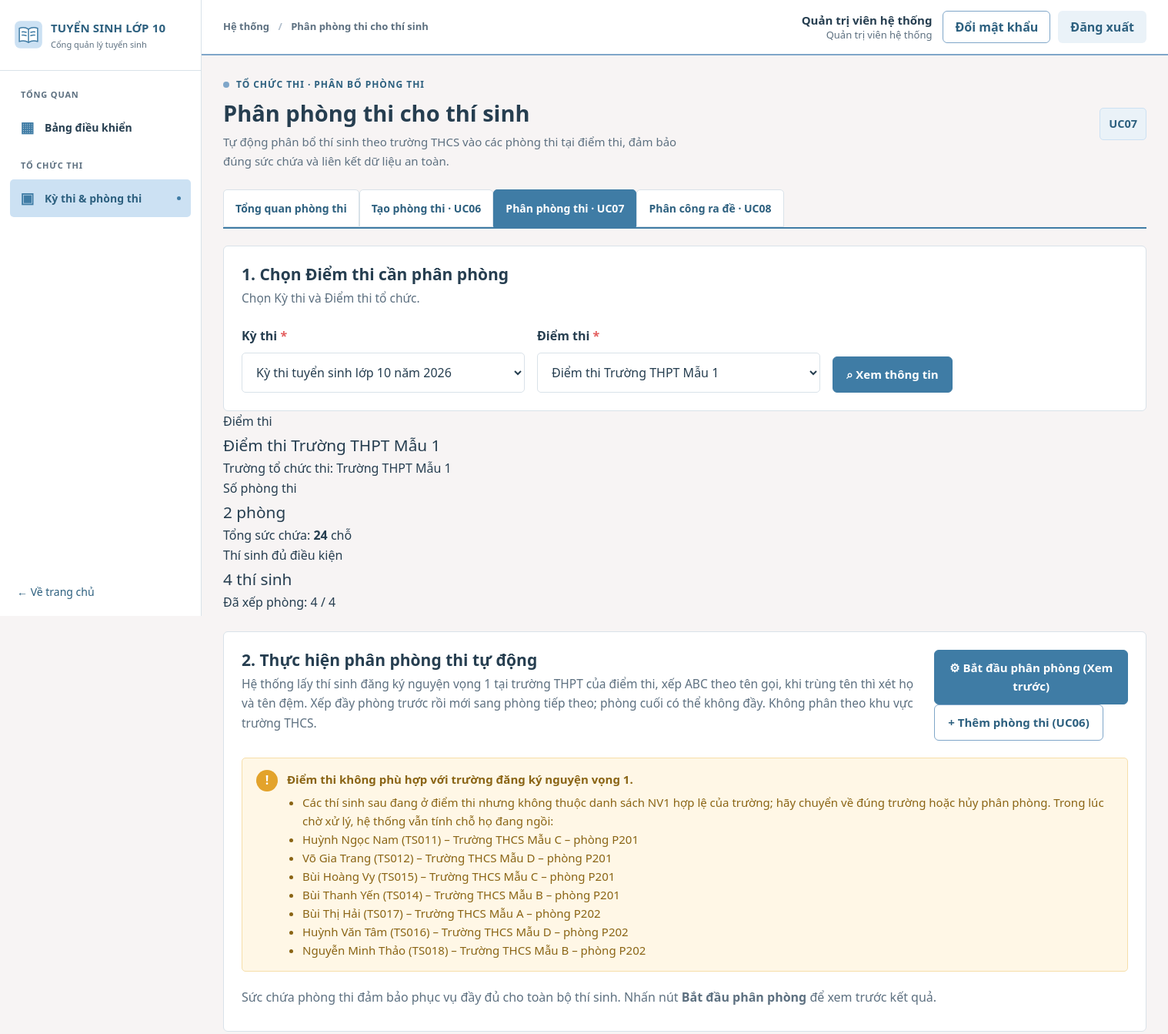
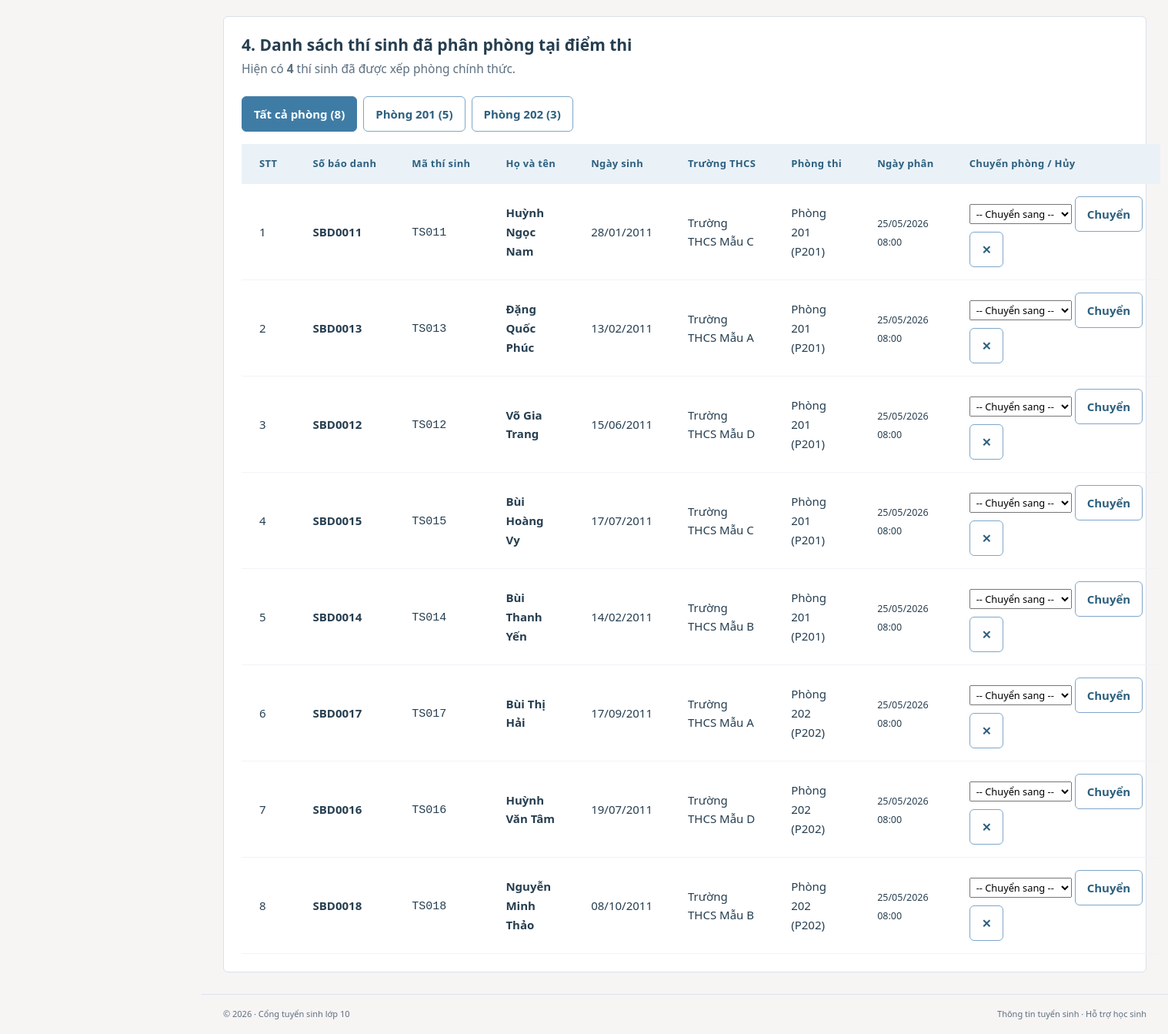
Page /exam/phan-phong.php (signed in) on the committed database (2 pictures, top to bottom).
### tables this page shows
CREATE TABLE TaiKhoan (
  maTaiKhoan VARCHAR(20) NOT NULL,
  tenDangNhap VARCHAR(50) NOT NULL,
  matKhau VARCHAR(255) NOT NULL,
  hoTen VARCHAR(100) NOT NULL,
  vaiTro VARCHAR(30) NOT NULL,
  maCanBo VARCHAR(20) NULL,
  maThiSinh VARCHAR(20) NULL,
  trangThai VARCHAR(20) NOT NULL DEFAULT 'Hoạt động',
  soLanSai INT NOT NULL DEFAULT 0,
  khoaDen DATETIME NULL,
  lanDangNhapCuoi DATETIME NULL,
  ngayTao DATETIME NOT NULL DEFAULT CURRENT_TIMESTAMP,
  PRIMARY KEY (maTaiKhoan),
  UNIQUE KEY uq_taikhoan_ten (tenDangNhap),
  CONSTRAINT ck_taikhoan_vaitro CHECK (vaiTro IN ('HOC_SINH','GVCN','BAN_TUYEN_SINH','HD_TUYEN_SINH','HD_COI_THI','HD_CHAM_THI','CAT_PHACH','HD_PHUC_KHAO','HD_RA_DE','QUAN_TRI')),
  CONSTRAINT ck_taikhoan_trangthai CHECK (trangThai IN ('Hoạt động','Bị khóa')),
  CONSTRAINT ck_taikhoan_solansai CHECK (soLanSai >= 0),
  CONSTRAINT fk_taikhoan_canbo FOREIGN KEY (maCanBo) REFERENCES CanBo(maCanBo),
  CONSTRAINT fk_taikhoan_thisinh FOREIGN KEY (maThiSinh) REFERENCES ThiSinh(maThiSinh)
);

CREATE TABLE DiemThi (
  maDiemThi VARCHAR(20) NOT NULL,
  tenDiemThi VARCHAR(150) NOT NULL,
  maTruongTHCS VARCHAR(20) NULL,
  maTruongTHPT VARCHAR(20) NULL,
  maKyThi VARCHAR(20) NOT NULL,
  PRIMARY KEY (maDiemThi),
  CONSTRAINT fk_diemthi_thcs FOREIGN KEY (maTruongTHCS) REFERENCES TruongTHCS(maTruongTHCS),
  CONSTRAINT fk_diemthi_thpt FOREIGN KEY (maTruongTHPT) REFERENCES TruongTHPT(maTruongTHPT),
  CONSTRAINT fk_diemthi_kythi FOREIGN KEY (maKyThi) REFERENCES KyThi(maKyThi)
);

CREATE TABLE TruongTHPT (
  maTruongTHPT VARCHAR(20) NOT NULL,
  tenTruongTHPT VARCHAR(100) NOT NULL,
  maKhuVuc VARCHAR(20) NOT NULL,
  PRIMARY KEY (maTruongTHPT),
  CONSTRAINT fk_thpt_khuvuc FOREIGN KEY (maKhuVuc) REFERENCES KhuVuc(maKhuVuc)
);

CREATE TABLE PhongThi (
  maPhong VARCHAR(20) NOT NULL,
  tenPhong VARCHAR(100) NOT NULL,
  sucChua INT NOT NULL,
  maDiemThi VARCHAR(20) NOT NULL,
  PRIMARY KEY (maPhong),
  CONSTRAINT ck_phongthi_succhua CHECK (sucChua > 0),
  CONSTRAINT fk_phongthi_diemthi FOREIGN KEY (maDiemThi) REFERENCES DiemThi(maDiemThi)
);

CREATE TABLE PhanPhongThi (
  maPhanPhong VARCHAR(20) NOT NULL,
  maThiSinh VARCHAR(20) NOT NULL,
  maPhong VARCHAR(20) NOT NULL,
  ngayPhan DATETIME NOT NULL DEFAULT CURRENT_TIMESTAMP,
  trangThai VARCHAR(30) NOT NULL,
  PRIMARY KEY (maPhanPhong),
  CONSTRAINT ck_ppt_trangthai CHECK (trangThai IN ('Đã phân','Đã chuyển phòng','Đã hủy')),
  CONSTRAINT fk_ppt_thisinh FOREIGN KEY (maThiSinh) REFERENCES ThiSinh(maThiSinh),
  CONSTRAINT fk_ppt_phong FOREIGN KEY (maPhong) REFERENCES PhongThi(maPhong)
);

CREATE TABLE ThiSinh (
  maThiSinh VARCHAR(20) NOT NULL,
  maHoSo VARCHAR(20) NOT NULL,
  hoTen VARCHAR(100) NOT NULL,
  ngaySinh DATE NOT NULL,
  soBaoDanh VARCHAR(20) NULL,
  dieuKienDuThi TINYINT(1) NOT NULL DEFAULT 0,
  trangThaiDangKyDuThi VARCHAR(50) NOT NULL DEFAULT 'Chưa duyệt',
  maTruongTHCS VARCHAR(20) NOT NULL,
  PRIMARY KEY (maThiSinh),
  UNIQUE KEY uq_thisinh_mahoso (maHoSo),
  UNIQUE KEY uq_thisinh_sbd (soBaoDanh),
  CONSTRAINT ck_thisinh_trangthai CHECK (trangThaiDangKyDuThi IN ('Chưa duyệt','Đã duyệt','Từ chối')),
  CONSTRAINT fk_thisinh_thcs FOREIGN KEY (maTruongTHCS) REFERENCES TruongTHCS(maTruongTHCS)
);

CREATE TABLE TruongTHCS (
  maTruongTHCS VARCHAR(20) NOT NULL,
  tenTruongTHCS VARCHAR(100) NOT NULL,
  diaChi VARCHAR(255) NULL,
  quanHuyen VARCHAR(100) NULL,
  maKhuVuc VARCHAR(20) NOT NULL,
  PRIMARY KEY (maTruongTHCS),
  CONSTRAINT fk_thcs_khuvuc FOREIGN KEY (maKhuVuc) REFERENCES KhuVuc(maKhuVuc)
);

### exam/phan-phong.php (the view, shortened to what the rows shown need)
<?php
require_once dirname(__DIR__) . '/includes/exam_ui.php';
$maKyThi = ui_input('kyThi');
$maDiemThi = ui_input('diemThi');
$maPhongLoc = ui_input('phong');
$dsKyThi = exam_ds_ky_thi();
$dsDiemThi = exam_ds_diem_thi($maKyThi);
if ($maKyThi === '' && !empty($dsKyThi)) {
    $maKyThi = (string)$dsKyThi[0]['maKyThi'];
    $dsDiemThi = exam_ds_diem_thi($maKyThi);
}
if ($maDiemThi === '' && !empty($dsDiemThi)) {
    $diemCoTruong = array_values(array_filter($dsDiemThi, static fn($dt) => !empty($dt['maTruongTHPT'])));
    $maDiemThi = (string)($diemCoTruong[0]['maDiemThi'] ?? $dsDiemThi[0]['maDiemThi']);
}
$loi = null;
$diemThiHienTai = null;
foreach ($dsDiemThi as $dt) {
    if ($dt['maDiemThi'] === $maDiemThi) {
        $diemThiHienTai = $dt;
        break;
    }
}
$dsPhong = [];
$dsThiSinhPhuHop = [];
$dsDaPhanPhong = [];
$dsKhongPhuHop = [];
if ($maDiemThi !== '') {
    $dsPhong = exam_ds_phong_thi($maDiemThi);
    try {
        $dsThiSinhPhuHop = layDanhSachThiSinhPhuHopDiemThi($maKyThi, $maDiemThi);
        $dsKhongPhuHop = layThiSinhKhongPhuHopDiemThi($maDiemThi);
        $sqlDaPhan = 'SELECT pp.maPhanPhong, t.maThiSinh, t.hoTen, t.soBaoDanh, t.ngaySinh,
                             c.tenTruongTHCS, p.maPhong, p.tenPhong, pp.ngayPhan, pp.trangThai
                      FROM PhanPhongThi pp
                      JOIN ThiSinh t ON t.maThiSinh = pp.maThiSinh
                      JOIN TruongTHCS c ON c.maTruongTHCS = t.maTruongTHCS
                      JOIN PhongThi p ON p.maPhong = pp.maPhong
                      WHERE p.maDiemThi = ? AND pp.trangThai = "Đã phân"';
        $paramsDaPhan = [$maDiemThi];
        $sqlDaPhan .= ' ORDER BY p.maPhong, ' . exam_thu_tu_ten_abc_sql();
        $st = db()->prepare($sqlDaPhan);
        $st->execute($paramsDaPhan);
        $dsDaPhanPhong = $st->fetchAll();
    } catch (BusinessException $e) {
        $loi = $loi ?? $e->getMessage();
    } catch (Throwable $e) {
        error_log('UC07 load: ' . $e->getMessage());
        $loiHeThong = 'Không thể tải danh sách thí sinh. Vui lòng thử lại sau.';
    }
}
$tongSucChua = array_sum(array_column($dsPhong, 'sucChua'));
$soLuongThiSinhCanPhan = count($dsThiSinhPhuHop);
$soLuongDaPhan = count(array_filter($dsThiSinhPhuHop, fn($t) => $t['maPhanPhong'] !== null));
ui_page_start('exam', 'Phân phòng thi cho thí sinh', 'Tổ chức thi · Phân bổ phòng thi', 'Tự động phân bổ thí sinh theo trường THCS vào các phòng thi tại điểm thi, đảm bảo đúng sức chứa và liên kết dữ liệu an toàn.', 'UC07');
?>
<section class="panel">
  <div class="panel-heading">
    <div>
      <h2>1. Chọn Điểm thi cần phân phòng</h2>
    </div>
  </div>
</section>
<?php if ($diemThiHienTai): ?>
<div class="ui-kpi-grid" style="margin-bottom: 1.5rem;">
  <div class="ui-kpi">
    <div class="ui-kpi-label">Điểm thi</div>
    <div class="ui-kpi-val" style="font-size:1.3rem"><?= e(catalog_display_name((string)$diemThiHienTai['tenDiemThi'])) ?></div>
    <div class="ui-kpi-hint">Trường tổ chức thi: <?= e(catalog_display_name($diemThiHienTai['tenTruongTHPT'] ?: 'Chưa gắn trường THPT')) ?></div>
  </div>
  <div class="ui-kpi">
    <div class="ui-kpi-label">Số phòng thi</div>
    <div class="ui-kpi-val" style="font-size:1.3rem"><?= count($dsPhong) ?> phòng</div>
    <div class="ui-kpi-hint">Tổng sức chứa: <strong><?= $tongSucChua ?></strong> chỗ</div>
  </div>
  <div class="ui-kpi">
    <div class="ui-kpi-label">Thí sinh đủ điều kiện</div>
    <div class="ui-kpi-val" style="font-size:1.3rem"><?= $soLuongThiSinhCanPhan ?> thí sinh</div>
    <div class="ui-kpi-hint">Đã xếp phòng: <?= $soLuongDaPhan ?> / <?= $soLuongThiSinhCanPhan ?></div>
  </div>
</div>
<section class="panel" style="margin-bottom: 1.5rem;">
  <div class="panel-heading">
    <div>
      <h2>2. Thực hiện phân phòng thi tự động</h2>
      <p>Hệ thống lấy thí sinh đăng ký nguyện vọng 1 tại trường THPT của điểm thi, xếp ABC theo tên gọi, khi trùng tên thì xét họ và tên đệm. Xếp đầy phòng trước rồi mới sang phòng tiếp theo; phòng cuối có thể không đầy. Không phân theo khu vực trường THCS.</p>
    </div>
    <div class="panel-actions">
      <form method="post" novalidate style="display:inline">
        <button class="btn btn-primary" type="submit">⚙ Bắt đầu phân phòng (Xem trước)</button>
      </form>
      <a class="btn btn-outline" href="<?= e(url('exam/tao-phong.php', ['kyThi' => $maKyThi, 'diemThi' => $maDiemThi])) ?>">+ Thêm phòng thi (UC06)</a>
    </div>
  </div>
  <?php if (empty($dsPhong)): ?>
    <div class="ui-notice ui-notice-warning">
      <div><strong>Điểm thi này chưa có phòng thi nào.</strong> Vui lòng tạo phòng thi trước khi thực hiện phân phòng.</div>
    </div>
  <?php elseif ($tongSucChua < $soLuongThiSinhCanPhan): ?>
    <div class="ui-notice ui-notice-error">
      <div><strong>Sức chứa phòng thi không đủ.</strong> Tổng sức chứa (<?= $tongSucChua ?> chỗ) nhỏ hơn số lượng thí sinh (<?= $soLuongThiSinhCanPhan ?> thí sinh). Thiếu <?= $soLuongThiSinhCanPhan - $tongSucChua ?> chỗ.</div>
    </div>
  <?php else: ?>
    <?php if ($dsKhongPhuHop):
      ui_notice('warning', EXAM_TB_DIEM_THI_KHONG_PHU_HOP, array_merge(
        ['Các thí sinh sau đang ở điểm thi nhưng không thuộc danh sách NV1 hợp lệ của trường; hãy chuyển về đúng trường hoặc hủy phân phòng. Trong lúc chờ xử lý, hệ thống vẫn tính chỗ họ đang ngồi:'],
        array_map(fn($r) => "{$r['hoTen']} ({$r['maThiSinh']}) – {$r['tenTruongTHCS']} – phòng {$r['maPhong']}", $dsKhongPhuHop)
      ));
    endif; ?>
    <p class="text-muted" style="margin:0.5rem 0;">Sức chứa phòng thi đảm bảo phục vụ đầy đủ cho toàn bộ thí sinh. Nhấn nút <strong>Bắt đầu phân phòng</strong> để xem trước kết quả.</p>
  <?php endif; ?>
</section>
<section class="panel">
  <div class="panel-heading">
    <div>
      <h2>4. Danh sách thí sinh đã phân phòng tại điểm thi</h2>
      <p>Hiện có <strong><?= $soLuongDaPhan ?></strong> thí sinh đã được xếp phòng chính thức.</p>
    </div>
  </div>
  <div style="display:flex; gap:0.5rem; margin-bottom:1rem; flex-wrap:wrap;">
    <a class="btn btn-sm <?= $maPhongLoc === '' ? 'btn-primary' : 'btn-outline' ?>" href="<?= e(url('exam/phan-phong.php', ['kyThi' => $maKyThi, 'diemThi' => $maDiemThi])) ?>">Tất cả phòng (<?= count($dsDaPhanPhong) ?>)</a>
    <?php foreach ($dsPhong as $p): ?>
      <a class="btn btn-sm <?= $maPhongLoc === $p['maPhong'] ? 'btn-primary' : 'btn-outline' ?>" href="<?= e(url('exam/phan-phong.php', ['kyThi' => $maKyThi, 'diemThi' => $maDiemThi, 'phong' => $p['maPhong']])) ?>">
        <?= e(catalog_display_name((string)$p['tenPhong'])) ?> (<?= $p['soLuongThiSinh'] ?>)
      </a>
    <?php endforeach; ?>
  </div>
  <?php if (empty($dsDaPhanPhong)): ?>
    <div class="ui-notice ui-notice-info">
      <div><strong>Chưa có thí sinh nào được phân phòng tại điểm thi này.</strong> Hãy dùng chức năng phân phòng tự động ở trên.</div>
    </div>
  <?php else: ?>
    <div class="table-wrap">
      <table class="data-table">
        <thead>
          <tr>
            <th>STT</th>
            <th>Số báo danh</th>
            <th>Mã thí sinh</th>
            <th>Họ và tên</th>
            <th>Ngày sinh</th>
            <th>Trường THCS</th>
            <th>Phòng thi</th>
            <th>Ngày phân</th>
            <th class="ui-align-right">Chuyển phòng / Hủy</th>
          </tr>
        </thead>
        <tbody>
          <?php $idx = 1; foreach ($dsDaPhanPhong as $r): ?>
            <tr>
              <td><?= $idx++ ?></td>
              <td><strong><?= e($r['soBaoDanh'] ?: '—') ?></strong></td>
              <td><code><?= e($r['maThiSinh']) ?></code></td>
              <td><strong><?= e($r['hoTen']) ?></strong></td>
              <td><?= date('d/m/Y', strtotime((string)$r['ngaySinh'])) ?></td>
              <td><?= e(catalog_display_name((string)$r['tenTruongTHCS'])) ?></td>
              <td><span class="badge badge-success"><?= e(catalog_display_name((string)$r['tenPhong'])) ?> (<?= e($r['maPhong']) ?>)</span></td>
              <td><small class="text-muted"><?= date('d/m/Y H:i', strtotime((string)$r['ngayPhan'])) ?></small></td>
              <td class="ui-align-right">
                <form method="post" style="display:inline-flex; gap:4px; align-items:center;" onsubmit="return confirm('Chuyển thí sinh <?= e($r['hoTen']) ?> sang phòng đã chọn?');">
                  <select name="maPhongMoi" style="padding:2px 4px; font-size:0.8rem;" required>
                    <option value="">-- Chuyển sang --</option>
                  </select>
                  <button class="btn btn-sm btn-outline" type="submit">Chuyển</button>
                </form>
                <form method="post" style="display:inline;" onsubmit="return confirm('Bạn có chắc muốn hủy phân phòng của thí sinh <?= e($r['hoTen']) ?>?');">
                  <button class="btn btn-sm btn-outline text-error" type="submit" title="Hủy phân phòng">✕</button>
                </form>
              </td>
            </tr>
          <?php endforeach; ?>
        </tbody>
      </table>
    </div>
  <?php endif; ?>
</section>
<?php endif; ?>

### includes/header.php (shortened to what the rows shown need)
<?php
require_once __DIR__ . '/functions.php';
$layout = $layout ?? 'public';
$cfg = app_config();
$studentShell = $layout === 'dashboard' && function_exists('current_user') && has_role(current_user(), ['HOC_SINH']);
?><!doctype html>
<html lang="vi">
<head>
  <link rel="stylesheet" href="<?= e(url('assets/css/style.css')) ?>">
  <link rel="stylesheet" href="<?= e(url('assets/css/portal.css')) ?>">
</head>
<body class="<?= $studentShell ? 'student-body' : ($layout === 'dashboard' ? 'dash-body' : 'public-body') ?>">
<?php if ($studentShell): ?>
<?php require __DIR__ . '/student_shell_header.php'; ?>
<?php elseif ($layout === 'dashboard'): ?>
<div class="dash-shell">
  <?php require __DIR__ . '/sidebar.php'; ?>
  <div class="dash-main">
    <header class="dash-topbar">
      <div class="dash-topbar-right"><?php $__u = function_exists('current_user') ? current_user() : null; if ($__u): ?>
        <span class="topbar-user"><strong><?= e($__u['hoTen']) ?></strong><small><?= e(ten_vai_tro($__u['vaiTro'])) ?></small></span>
        <a class="btn btn-outline btn-sm" href="<?= e(url('auth/doi-mat-khau.php')) ?>">Đổi mật khẩu</a>
        <form method="post" action="<?= e(url('auth/logout.php')) ?>" class="topbar-logout"><?= csrf_field() ?><button class="btn btn-soft btn-sm" type="submit">Đăng xuất</button></form>
      <?php else: ?><a class="avatar" href="<?= e(url('auth/login.php')) ?>" title="Đăng nhập">10</a><?php endif; ?></div>
    </header>
    <main id="main" class="dash-content">
<?php endif; ?>

### rows in the picture
taikhoan: hoTen "Quản trị viên hệ thống", vaiTro "Quản trị viên hệ thống"
diemthi: tenDiemThi "Điểm thi Trường THPT Mẫu 1"
truongthpt: tenTruongTHPT "Trường THPT Mẫu 1"
phongthi: tenPhong "Phòng 201", soLuongThiSinh "5"
phongthi: tenPhong "Phòng 202", soLuongThiSinh "3"
phanphongthi: maThiSinh.soBaoDanh "SBD0011", maThiSinh.maThiSinh "TS011", maThiSinh.hoTen "Huỳnh Ngọc Nam", maThiSinh.ngaySinh "28/01/2011", truongthcs.tenTruongTHCS "Trường THCS Mẫu C", maPhong.tenPhong "Phòng 201", maPhong.maPhong "P201", ngayPhan "25/05/2026 08:00"
phanphongthi: maThiSinh.soBaoDanh "SBD0013", maThiSinh.maThiSinh "TS013", maThiSinh.hoTen "Đặng Quốc Phúc", maThiSinh.ngaySinh "13/02/2011", truongthcs.tenTruongTHCS "Trường THCS Mẫu A", maPhong.tenPhong "Phòng 201", maPhong.maPhong "P201", ngayPhan "25/05/2026 08:00"
phanphongthi: maThiSinh.soBaoDanh "SBD0012", maThiSinh.maThiSinh "TS012", maThiSinh.hoTen "Võ Gia Trang", maThiSinh.ngaySinh "15/06/2011", truongthcs.tenTruongTHCS "Trường THCS Mẫu D", maPhong.tenPhong "Phòng 201", maPhong.maPhong "P201", ngayPhan "25/05/2026 08:00"
phanphongthi: maThiSinh.soBaoDanh "SBD0015", maThiSinh.maThiSinh "TS015", maThiSinh.hoTen "Bùi Hoàng Vy", maThiSinh.ngaySinh "17/07/2011", truongthcs.tenTruongTHCS "Trường THCS Mẫu C", maPhong.tenPhong "Phòng 201", maPhong.maPhong "P201", ngayPhan "25/05/2026 08:00"
phanphongthi: maThiSinh.soBaoDanh "SBD0014", maThiSinh.maThiSinh "TS014", maThiSinh.hoTen "Bùi Thanh Yến", maThiSinh.ngaySinh "14/02/2011", truongthcs.tenTruongTHCS "Trường THCS Mẫu B", maPhong.tenPhong "Phòng 201", maPhong.maPhong "P201", ngayPhan "25/05/2026 08:00"
phanphongthi: maThiSinh.soBaoDanh "SBD0017", maThiSinh.maThiSinh "TS017", maThiSinh.hoTen "Bùi Thị Hải", maThiSinh.ngaySinh "17/09/2011", truongthcs.tenTruongTHCS "Trường THCS Mẫu A", maPhong.tenPhong "Phòng 202", maPhong.maPhong "P202", ngayPhan "25/05/2026 08:00"
phanphongthi: maThiSinh.soBaoDanh "SBD0016", maThiSinh.maThiSinh "TS016", maThiSinh.hoTen "Huỳnh Văn Tâm", maThiSinh.ngaySinh "19/07/2011", truongthcs.tenTruongTHCS "Trường THCS Mẫu D", maPhong.tenPhong "Phòng 202", maPhong.maPhong "P202", ngayPhan "25/05/2026 08:00"
phanphongthi: maThiSinh.soBaoDanh "SBD0018", maThiSinh.maThiSinh "TS018", maThiSinh.hoTen "Nguyễn Minh Thảo", maThiSinh.ngaySinh "08/10/2011", truongthcs.tenTruongTHCS "Trường THCS Mẫu B", maPhong.tenPhong "Phòng 202", maPhong.maPhong "P202", ngayPhan "25/05/2026 08:00"

### other values in the picture
$group "TỔNG QUAN"
$symbol "▦"
$label "Bảng điều khiển"
$group "TỔ CHỨC THI"
$symbol "▣"
$label "Kỳ thi & phòng thi"
$page_title "Phân phòng thi cho thí sinh"
$eyebrow "TỔ CHỨC THI · PHÂN BỔ PHÒNG THI"
$title "Phân phòng thi cho thí sinh"
$desc "Tự động phân bổ thí sinh theo trường THCS vào các phòng thi tại điểm thi, đảm bảo đúng sức chứa và liên kết dữ liệu an toàn."
$uc "UC07"
$label "Tổng quan phòng thi"
$label "Tạo phòng thi · UC06"
$label "Phân phòng thi · UC07"
$label "Phân công ra đề · UC08"
